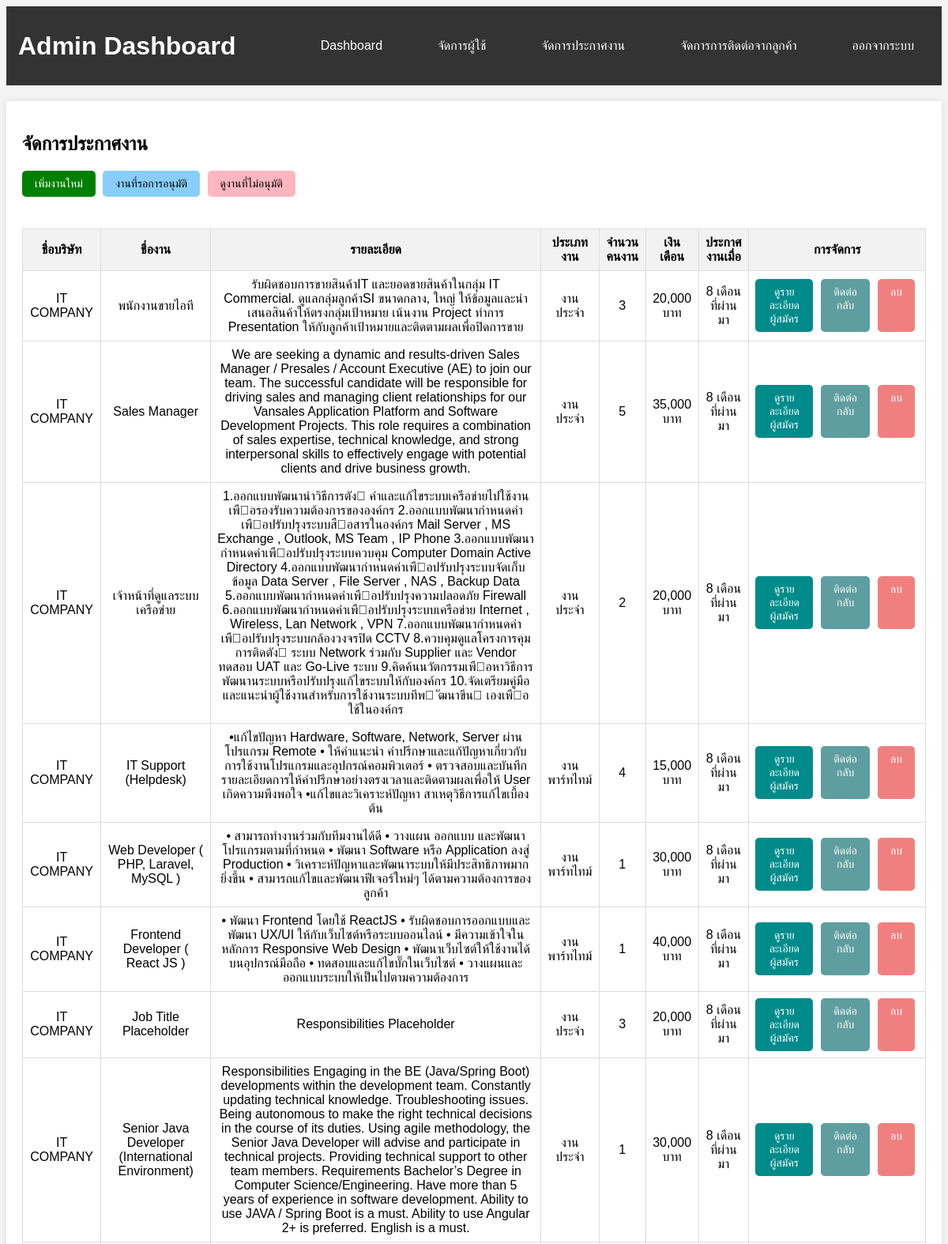
Screenshot of /manage-jobs.php (upper part) with the database file from the repository.
### tables this page shows
CREATE TABLE `job_ad` (
  `job_ad_id` int(11) NOT NULL,
  `company_name` varchar(255) NOT NULL,
  `job_name` varchar(255) NOT NULL,
  `qualification` int(11) NOT NULL,
  `course` int(11) NOT NULL,
  `sex` int(11) NOT NULL,
  `age_min` int(11) NOT NULL,
  `age_max` int(11) NOT NULL,
  `experience_min` int(11) NOT NULL,
  `job_type` int(11) NOT NULL,
  `job_workers` int(11) NOT NULL,
  `got_workers` int(11) NOT NULL,
  `verify_company` text NOT NULL,
  `job_salary` int(11) NOT NULL,
  `job_time` text NOT NULL,
  `job_welfare` text NOT NULL,
  `job_detail` text NOT NULL,
  `job_location` text NOT NULL,
  `job_province` text NOT NULL,
  `job_district` text NOT NULL,
  `job_logo` text NOT NULL,
  `job_create_at` text NOT NULL,
  `job_expire_at` text NOT NULL,
  `job_category` text NOT NULL,
  `job_status` text NOT NULL,
  `job_mail` varchar(255) NOT NULL,
  `account_id` int(11) NOT NULL
);

### manage-jobs.php (the view, shortened to what this page needs)
<?php
require('connectdb.php');
function fetchJobs($conn) {
    $job_ad = [];
    $sql = "SELECT * FROM job_ad WHERE job_status = 'approved' and job_expire_at >= CURDATE()";
    $result = $conn->query($sql);
    while ($row = $result->fetch_assoc()) {
        $job_ad[] = $row;
    }
    return $job_ad;
}
$job_ad = fetchJobs($connect);
?>
<?php
function time_elapsed_string($datetime, $full = false) {
    $now = new DateTime(null, new DateTimeZone('Asia/Bangkok'));
    $ago = new DateTime($datetime, new DateTimeZone('Asia/Bangkok'));
    $diff = $now->diff($ago);
    $diff->w = floor($diff->d / 7);
    $diff->d -= $diff->w * 7;
    $string = [
        'y' => 'ปี',
        'm' => 'เดือน',
        'w' => 'สัปดาห์',
        'd' => 'วัน',
        'h' => 'ชั่วโมง',
        'i' => 'นาที',
        's' => 'วินาที',
    ];
    foreach ($string as $k => &$v) {
        if ($diff->$k) {
            $v = $diff->$k . ' ' . $v;
        } else {
            unset($string[$k]);
        }
    }
    if (!$full) $string = array_slice($string, 0, 1);
    return $string ? implode(', ', $string) . 'ที่ผ่านมา' : 'ขณะนี้';
}
?>
<!DOCTYPE html>
<html lang="en">
<head>
    <link rel="stylesheet" href="admin_styles.css">
</head>
<body>
    <div class="admin-container">
        <header class="admin-header">
            <h1>Admin Dashboard</h1>
            <nav>
                <ul>
                    <li><a href="admin.php">Dashboard</a></li>
                    <li><a href="manage-users.php">จัดการผู้ใช้</a></li>
                    <li><a href="manage-jobs.php">จัดการประกาศงาน</a></li>
                    <li><a href="manage-contacts.php">จัดการการติดต่อจากลูกค้า</a></li>
                    <li><a href="logout.php">ออกจากระบบ</a></li>
                </ul>
            </nav>
        </header>
        <section class="main-content">
            <h2>จัดการประกาศงาน</h2>
            <a href="add-job.php" class="add-job-button action-btn">เพิ่มงานใหม่</a>
            <a href="approve-job.php" class="add-job-button action-btn approve-job-button">งานที่รอการอนุมัติ</a>
            <a href="unapproved-jobs.php"
                class="add-job-button action-btn unapproved-jobs-button">ดูงานที่ไม่อนุมัติ</a>
            <table id="jobTable">
                <thead>
                    <tr>
                        <th>ชื่อบริษัท</th>
                        <th>ชื่องาน</th>
                        <th>รายละเอียด</th>
                        <th>ประเภทงาน</th>
                        <th>จำนวนคนงาน</th>
                        <th>เงินเดือน</th>
                        <th>ประกาศงานเมื่อ</th>
                        <th>การจัดการ</th>
                    </tr>
                </thead>
                <tbody>
                    <?php foreach ($job_ad as $job): ?>
                    <tr>
                        <td><?= $job['company_name'] ?></td>
                        <td><?= $job['job_name'] ?></td>
                        <td><?= $job['job_detail'] ?></td>
                        <td>
                            <?php
                            echo ($job['job_type'] == 1) ? "งานประจำ" : (($job['job_type'] == 2) ? "งานพาร์ทไทม์" : "ไม่ระบุประเภทงาน");
                            ?>
                        </td>
                        <td><?= $job['job_workers'] ?></td>
                        <td>
                            <?php
                            if ($job['job_salary'] == 0 || empty($job['job_salary'])) {
                            echo "ไม่ระบุ";
                            } else {
                            echo number_format($job['job_salary']) . " บาท";
                            }
                            ?>
                        </td>
                        <td><?php echo time_elapsed_string($job['job_create_at']); ?></td>
                        <td>
                            <div class="button-container">
                                <a href="view-applicants.php?job_id=<?= $job['job_ad_id'] ?>" class="action-btn view-btn">ดูรายละเอียดผู้สมัคร</a>
                                <a href="send-email-fromadmin2.php?id=<?= $job['job_ad_id']; ?>" class="action-btn callback-btn">ติดต่อกลับ</a>
                                <a class="delete-button action-btn" href="delete-job.php?id=<?= $job['job_ad_id'] ?>"
                                    onclick="return confirm('คุณแน่ใจหรือว่าต้องการลบงานนี้?')">ลบ</a>
                            </div>
                        </td>
                    </tr>
                    <?php endforeach; ?>
                </tbody>
            </table>
        </section>
    </div>
</body>
</html>

### admin_styles.css (style rules this page uses)
body { font-family: Arial, sans-serif; background-color: #f4f4f4; }
.admin-container { max-width: 1200px; margin: 0 auto; }
.admin-header { background-color: #333; color: #fff; padding: 15px; display: flex; justify-content: space-between; align-items: center; }
.admin-header h1 { margin: 0; }
.admin-header nav ul { list-style: none; display: flex; gap: 30px; justify-content: flex-start; align-items: center; }
.admin-header nav ul li { display: inline-block; }
.admin-header nav ul li a { color: #fff; text-decoration: none; padding: 10px 20px; display: block; text-align: center; }
.main-content { background: #fff; padding: 20px; margin-top: 20px; box-shadow: 0 0 10px rgba(0, 0, 0, 0.1); }
table { width: 100%; border-collapse: collapse; margin-top: 20px; }
table, th, td { border: 1px solid #ddd; padding: 8px; }
th { background-color: #f2f2f2; text-align: left; }
th, td { text-align: center; }

### manage-jobs.php (style rules this page uses)
.edit-button, .delete-button { text-decoration: none; }
.delete-button { background-color: lightcoral; color: white; border: none; padding: 5px 10px; cursor: pointer; border-radius: 3px; }
.button-container { display: flex; gap: 5px; }
.add-job-button { background-color: green; color: white; border: none; padding: 10px 15px; cursor: pointer; border-radius: 5px; text-decoration: none; display: inline-block; margin-bottom: 20px; }
.approve-job-button { background-color: lightskyblue; color: black; }
.unapproved-jobs-button { background-color: lightpink; color: black; }
.action-btn { display: inline-block; padding: 8px 16px; font-size: 14px; border-radius: 5px; text-decoration: none; margin-right: 5px; }
.callback-btn { background-color: cadetblue; color: white; border: none; cursor: pointer; transition: background-color 0.3s ease; }
.view-btn { background-color: darkcyan; color: white; border: none; cursor: pointer; transition: background-color 0.3s ease; }

### rows the page displays
job_ad: company_name "IT COMPANY", job_name "พนักงานขายไอที", job_detail "รับผิดชอบการขายสินค้าIT และยอดขายสินค้าในกลุ่ม IT Commercial. ดูแลกลุ่มลูกค้าSI ขนาดกลาง, ใหญ่ ให้ข้อมูลและนำเสนอสินค้าให้ตรงกลุ่มเป้าหมาย เน้นงาน Project ทำการ Presentation ให้กับลูกค้าเป้าหมายและติดตามผลเพื่อปิดการขาย", job_type "งานประจำ", job_workers "3", job_salary "20,000", job_create_at "8 เดือนที่ผ่านมา"
job_ad: company_name "IT COMPANY", job_name "Sales Manager", job_detail "We are seeking a dynamic and results-driven Sales Manager / Presales / Account Executive (AE) to join our team. The successful candidate will be responsible for driving sales and managing client relationships for our Vansales Application Platform and Software Development Projects. This role requires a combination of sales expertise, technical knowledge, and strong interpersonal skills to effectively engage with potential clients and drive business growth.", job_type "งานประจำ", job_workers "5", job_salary "35,000", job_create_at "8 เดือนที่ผ่านมา"
job_ad: company_name "IT COMPANY", job_name "เจ้าหน้าที่ดูแลระบบเครือข่าย", job_detail "1.ออกแบบพัฒนานำวิธีการตัง􀃊 ค่าและแก้ไขระบบเครือข่ายไปใช้งานเพื􀃉อรองรับความต้องการขององค์กร 2.ออกแบบพัฒนากำหนดค่าเพื􀃉อปรับปรุงระบบสื􀃉อสารในองค์กร Mail Server , MS Exchange , Outlook, MS Team , IP Phone 3.ออกแบบพัฒนากำหนดค่าเพื􀃉อปรับปรุงระบบควบคุม Computer Domain Active Directory 4.ออกแบบพัฒนากำหนดค่าเพื􀃉อปรับปรุงระบบจัดเก็บข้อมูล Data Server , File Server , NAS , Backup Data 5.ออกแบบพัฒนากำหนดค่าเพื􀃉อปรับปรุงความปลอดภัย Firewall 6.ออกแบบพัฒนากำหนดค่าเพื􀃉อปรับปรุงระบบเครือข่าย Internet , Wireless, Lan Network , VPN 7.ออกแบบพัฒนากำหนดค่าเพื􀃉อปรับปรุงระบบกล้องวงจรปิด CCTV 8.ควบคุมดูแลโครงการคุมการติดตัง􀃊 ระบบ Network ร่วมกับ Supplier และ Vendor ทดสอบ UAT และ Go-Live ระบบ…", job_type "งานประจำ", job_workers "2", job_salary "20,000", job_create_at "8 เดือนที่ผ่านมา"
job_ad: company_name "IT COMPANY", job_name "IT Support (Helpdesk)", job_detail "•แก้ไขปัญหา Hardware, Software, Network, Server ผ่านโปรแกรม Remote • ให้คำแนะนำ คำปรึกษาและแก้ปัญหาเกี่ยวกับการใช้งานโปรแกรมและอุปกรณ์คอมพิวเตอร์ • ตรวจสอบและบันทึกรายละเอียดการให้คำปรึกษาอย่างตรงเวลาและติดตามผลเพื่อให้ User เกิดความพึงพอใจ •แก้ไขและวิเคราะห์ปัญหา สาเหตุวิธีการแก้ไขเบื้องต้น", job_type "งานพาร์ทไทม์", job_workers "4", job_salary "15,000", job_create_at "8 เดือนที่ผ่านมา"
job_ad: company_name "IT COMPANY", job_name "Web Developer ( PHP, Laravel, MySQL )", job_detail "• สามารถทำงานร่วมกับทีมงานได้ดี • วางแผน ออกแบบ และพัฒนาโปรแกรมตามที่กำหนด • พัฒนา Software หรือ Application ลงสู่ Production • วิเคราะห์ปัญหาและพัฒนาระบบให้มีประสิทธิภาพมากยิ่งขึ้น • สามารถแก้ไขและพัฒนาฟีเจอร์ใหม่ๆ ได้ตามความต้องการของลูกค้า", job_type "งานพาร์ทไทม์", job_workers "1", job_salary "30,000", job_create_at "8 เดือนที่ผ่านมา"
job_ad: company_name "IT COMPANY", job_name "Frontend Developer ( React JS )", job_detail "• พัฒนา Frontend โดยใช้ ReactJS • รับผิดชอบการออกแบบและพัฒนา UX/UI ให้กับเว็บไซต์หรือระบบออนไลน์ • มีความเข้าใจในหลักการ Responsive Web Design • พัฒนาเว็บไซต์ให้ใช้งานได้บนอุปกรณ์มือถือ • ทดสอบและแก้ไขบั๊กในเว็บไซต์ • วางแผนและออกแบบระบบให้เป็นไปตามความต้องการ", job_type "งานพาร์ทไทม์", job_workers "1", job_salary "40,000", job_create_at "8 เดือนที่ผ่านมา"
job_ad: company_name "IT COMPANY", job_name "Job Title Placeholder", job_detail "Responsibilities Placeholder", job_type "งานประจำ", job_workers "3", job_salary "20,000", job_create_at "8 เดือนที่ผ่านมา"
job_ad: company_name "IT COMPANY", job_name "Senior Java Developer (International Environment)", job_detail "Responsibilities Engaging in the BE (Java/Spring Boot) developments within the development team. Constantly updating technical knowledge. Troubleshooting issues. Being autonomous to make the right technical decisions in the course of its duties. Using agile methodology, the Senior Java Developer will advise and participate in technical projects. Providing technical support to other team members. Requirements Bachelor’s Degree in Computer Science/Engineering. Have more than 5 years of experience in software development. Ability to use JAVA / Spring Boot is a must. Ability to use Angular 2+ is preferred. English is a must.", job_type "งานประจำ", job_workers "1", job_salary "30,000", job_create_at "8 เดือนที่ผ่านมา"
